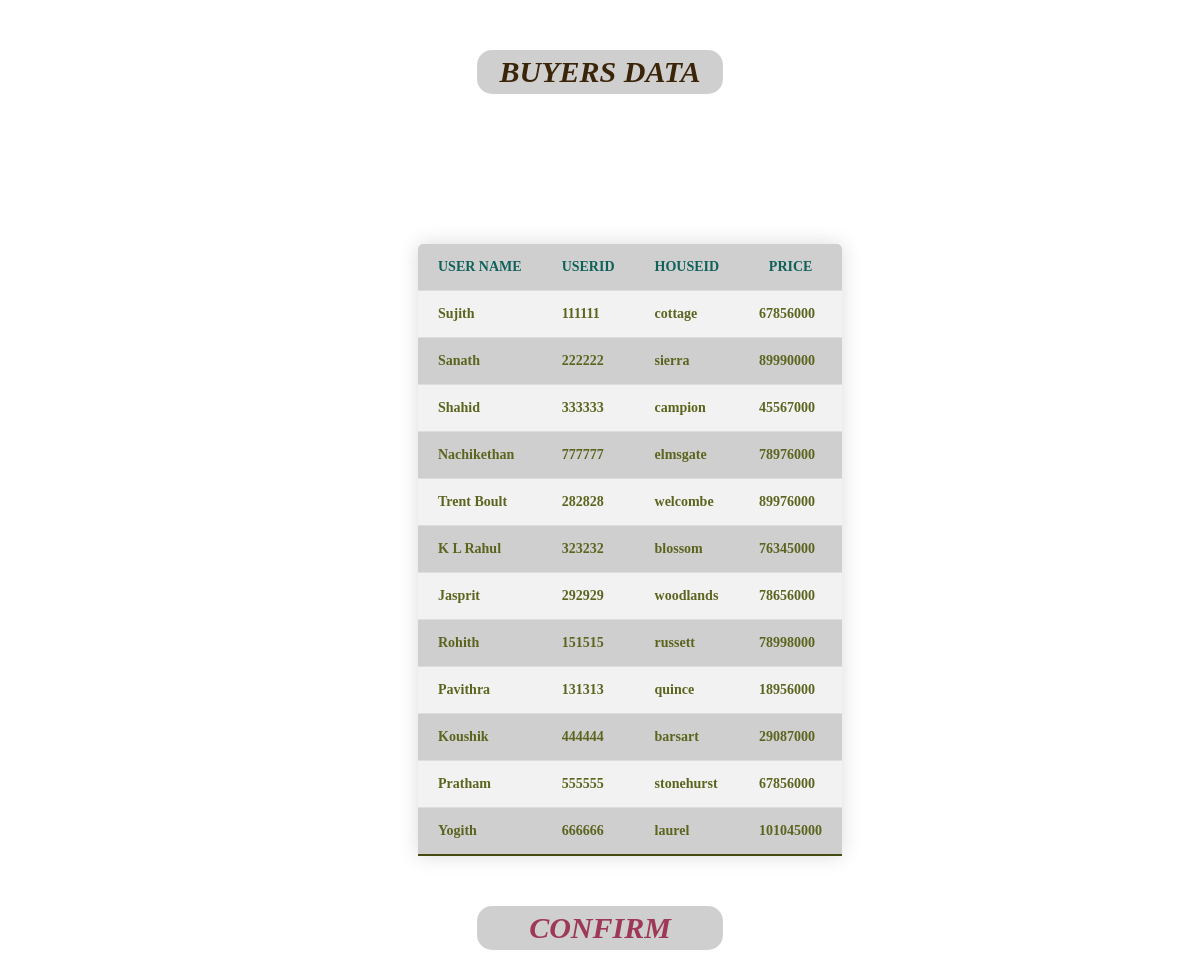
The app's page /shash/buyers.php with its own data.
### tables this page shows
CREATE TABLE `buyers` (
  `HOUSEID` varchar(10) DEFAULT NULL,
  `USERID` varchar(10) DEFAULT NULL
);

CREATE TABLE `users` (
  `USERID` varchar(10) NOT NULL,
  `NAME` varchar(255) DEFAULT NULL,
  `EMAIL` varchar(255) DEFAULT NULL,
  `PASSWORD` varchar(255) DEFAULT NULL,
  `PHONE` bigint(10) DEFAULT NULL
);

CREATE TABLE `residence` (
  `HOUSEID` varchar(10) NOT NULL,
  `NAME` varchar(255) DEFAULT NULL,
  `CONTINENT` varchar(255) DEFAULT NULL,
  `PRICE` bigint(10) DEFAULT NULL,
  `LOCATION` varchar(255) DEFAULT NULL,
  `DESCRIPTION` varchar(500) DEFAULT NULL
);

### shash/buyers.php (the view, shortened to what this page needs)
<?php
include 'chil/connect.php';
?>
<!DOCTYPE html>
<html>
    <head>
        <link rel="stylesheet" href="par/buyers.css" type="text/css">
    </head>
    <body>
    <h1> BUYERS DATA</h1>
        <table  class="content-table">
            <tr>
                <th>USER NAME</th>
                <th>USERID</th>
                <th>HOUSEID</th>
                <th>PRICE</th>
            </tr>
            <?php
               $sql ="SELECT users.NAME, buyers.USERID,buyers.HOUSEID,residence.PRICE FROM users,residence,buyers WHERE users.USERID=buyers.USERID AND residence.HOUSEID=buyers.HOUSEID";
               $stmt = $conn->prepare($sql);
               $stmt->execute();
               $result = $stmt->get_result();
               while($row = $result->fetch_assoc())
               {
                   ?>
                   <tr class="active-row">
                       <td> <?php echo $row['NAME']; ?> </td>
                       <td> <?php echo $row['USERID']; ?> </td>
                       <td> <?php echo $row['HOUSEID']; ?> </td>
                       <td> <?php echo $row['PRICE']; ?> </td>
                    </tr>
                    <?php
               }
            ?>
        </table>
        <div class="list1">
            <a href="confirm.php" >CONFIRM</a>
        </div>
    </body>
</html>

### shash/par/buyers.css (style rules this page uses)
body { background-image:url("images/data.jpg"); font-family: 'Times New Roman', Times, serif; background-size:cover; background-attachment: fixed; height:auto; }
.list1 { border-radius:15px; width:20%; margin:50px auto; padding: 5px; outline: none; background:rgba(204, 204, 204, 0.938); color:rgb(59, 37, 9); font-style: italic; text-align: center; font-size: 30px; font-family: Cambria, Cochin, 'Georgia', Times, Times New Roman, serif; }
a { text-decoration: none; color:rgb(158, 56, 87); font-weight:bold; }
h1 { border-radius:15px; width:20%; margin:50px auto; padding: 5px; outline: none; background:rgba(204, 204, 204, 0.938); color:rgb(59, 37, 9); font-style: italic; text-align: center; font-size: 30px; font-family: Cambria, Cochin, 'Georgia', Times, Times New Roman, serif; }
.content-table { border-collapse: collapse; margin: 150px 300px 0px 410px; font-size: 14px; min-width: 400px; border-radius: 5px 5px 0 0; overflow: hidden; color:rgb(16, 97, 90); font-weight: bold; box-shadow: 0 0 20px rgba(0, 0, 0, 0.15); }
.content-table th, .content-table td { padding: 15px 20px; }
.content-table tbody tr { border-bottom: 1px solid rgb(222, 222, 222); }
.content-table tbody tr:nth-of-type(even) { background-color: rgb(242, 242, 242); }
.content-table tbody tr:nth-of-type(odd) { background-color: rgba(204, 204, 204, 0.938); }
.content-table tbody tr:last-of-type { border-bottom: 2px solid rgb(69, 75, 19); }
.content-table tbody tr.active-row { font-weight: bold; color: rgb(92, 100, 30); }

### records on screen
buyers: USERID.NAME "Sujith", USERID "111111", HOUSEID "cottage", HOUSEID.PRICE "67856000"
buyers: USERID.NAME "Sanath", USERID "222222", HOUSEID "sierra", HOUSEID.PRICE "89990000"
buyers: USERID.NAME "Shahid", USERID "333333", HOUSEID "campion", HOUSEID.PRICE "45567000"
buyers: USERID.NAME "Nachikethan", USERID "777777", HOUSEID "elmsgate", HOUSEID.PRICE "78976000"
buyers: USERID.NAME "Trent Boult", USERID "282828", HOUSEID "welcombe", HOUSEID.PRICE "89976000"
buyers: USERID.NAME "K L Rahul", USERID "323232", HOUSEID "blossom", HOUSEID.PRICE "76345000"
buyers: USERID.NAME "Jasprit", USERID "292929", HOUSEID "woodlands", HOUSEID.PRICE "78656000"
buyers: USERID.NAME "Rohith", USERID "151515", HOUSEID "russett", HOUSEID.PRICE "78998000"
buyers: USERID.NAME "Pavithra", USERID "131313", HOUSEID "quince", HOUSEID.PRICE "18956000"
buyers: USERID.NAME "Koushik", USERID "444444", HOUSEID "barsart", HOUSEID.PRICE "29087000"
buyers: USERID.NAME "Pratham", USERID "555555", HOUSEID "stonehurst", HOUSEID.PRICE "67856000"
buyers: USERID.NAME "Yogith", USERID "666666", HOUSEID "laurel", HOUSEID.PRICE "101045000"
